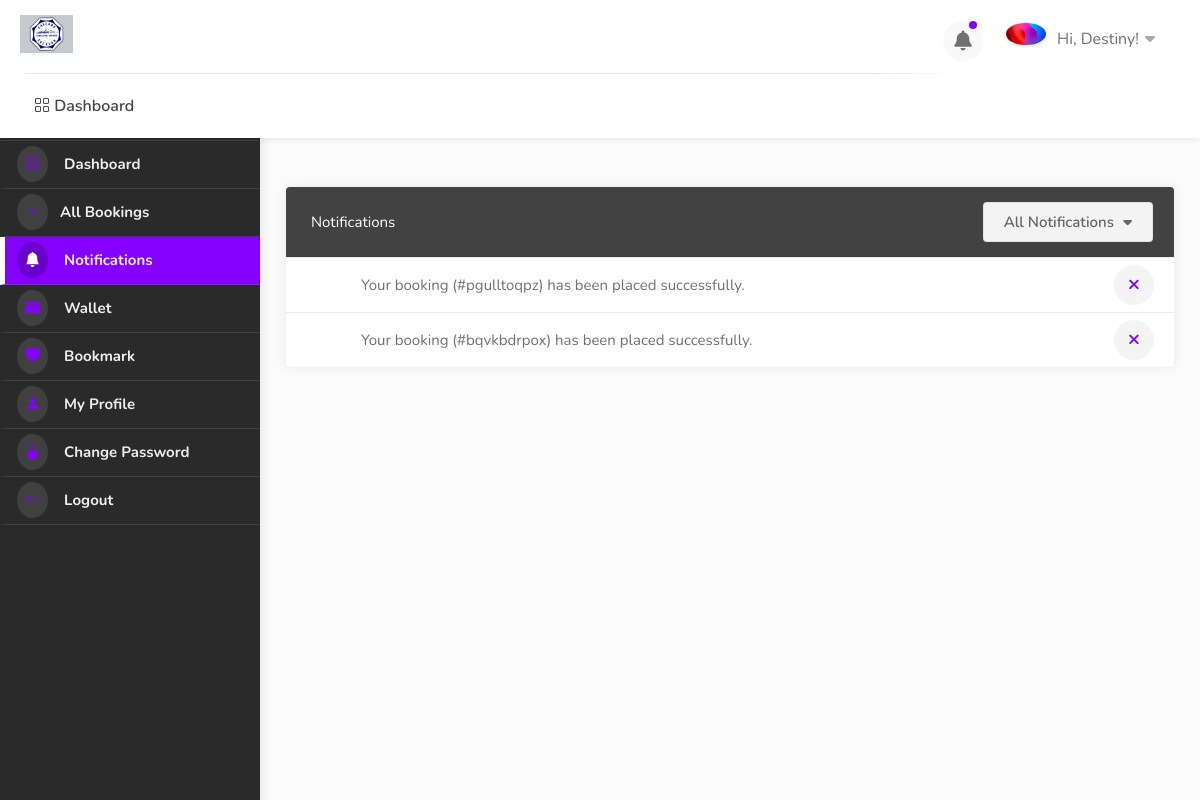
Page /dashboard/notifications/ (signed in) on the committed database.
### userauths/models.py (models this page shows, shortened)
class User(AbstractUser):
    full_name = models.CharField(max_length=1000, null=True, blank=True)
    username = models.CharField(max_length=100, null=True, blank=True)
    email = models.EmailField(unique=True)
    phone = models.CharField(max_length=100, null=True, blank=True)
    gender = models.CharField(max_length=100, choices=GENDER, null=True, blank=True)
    otp = models.CharField(max_length=100, null=True, blank=True)
    USERNAME_FIELD = "email"
    REQUIRED_FIELDS = ['username']

class Profile(models.Model):
    pid = ShortUUIDField(length=7, max_length=25, alphabet="abcdefghijklmnopqrstuvxyz123")
    image = models.ImageField(upload_to=user_directory_path, default="default.jpg", null=True, blank=True)
    user = models.OneToOneField(User, on_delete=models.CASCADE)
    full_name = models.CharField(max_length=1000, null=True, blank=True)
    phone = models.CharField(max_length=100, null=True, blank=True)
    gender = models.CharField(max_length=100, choices=GENDER, null=True, blank=True)
    country = models.CharField(max_length=100, null=True, blank=True)
    city = models.CharField(max_length=100, null=True, blank=True)
    state = models.CharField(max_length=100, null=True, blank=True)
    address = models.CharField(max_length=1000, null=True, blank=True)
    identity_type = models.CharField(choices=IDENTITY_TYPE, default="national_id_card", max_length=100, null=True, blank=True)
    identity_image = models.ImageField(upload_to=user_directory_path, default="id.jpg", null=True, blank=True)
    facebook = models.URLField(default="https://facebook.com/", null=True, blank=True)
    twitter = models.URLField(default="https://twitter.com/", null=True, blank=True)
    wallet = models.DecimalField(decimal_places=2, max_digits=12, default=0.00)
    verified = models.BooleanField(default=False)
    date = models.DateTimeField(auto_now_add=True, null=True, blank=True)
    class Meta:
        ordering = ["-date"]

### hotel/models.py (models this page shows, shortened)
class Notification(models.Model):
    user = models.ForeignKey(User, on_delete=models.CASCADE, blank=True, null=True, related_name="user")
    booking = models.ForeignKey(Booking, on_delete=models.CASCADE, null=True, blank=True)
    type = models.CharField(max_length=100, default="new_order", choices=NOTIFICATION_TYPE)
    seen = models.BooleanField(default=False)
    nid = ShortUUIDField(unique=True, length=10, max_length=20, alphabet="abcdefghijklmnopqrstuvxyz")
    date= models.DateField(auto_now_add=True)
    class Meta:
        ordering = ['-date']

class Booking(models.Model):
    user = models.ForeignKey(User, on_delete=models.SET_NULL, null=True, blank=True)
    payment_status = models.CharField(max_length=100, choices=PAYMENT_STATUS, default="initiated")
    full_name = models.CharField(max_length=1000, null=True, blank=True)
    email = models.EmailField(null=True, blank=True)
    phone = models.CharField(max_length=1000, null=True, blank=True)
    hotel = models.ForeignKey(Hotel, on_delete=models.SET_NULL, null=True)
    room_type = models.ForeignKey(RoomType, on_delete=models.SET_NULL, null=True)
    room = models.ManyToManyField(Room)
    before_discount = models.DecimalField(max_digits=12, decimal_places=2, default=0.00)
    total = models.DecimalField(max_digits=12, decimal_places=2, default=0.00)
    saved = models.DecimalField(max_digits=12, decimal_places=2, default=0.00)
    check_in_date = models.DateField()
    check_out_date = models.DateField()
    total_days = models.PositiveIntegerField(default=0)
    num_adults = models.PositiveIntegerField(default=1)
    num_children = models.PositiveIntegerField(default=0)
    checked_in = models.BooleanField(default=False)
    checked_out = models.BooleanField(default=False)
    is_active = models.BooleanField(default=True)
    checked_in_tracker = models.BooleanField(default=False, help_text="DO NOT CHECK THIS BOX")
    checked_out_tracker = models.BooleanField(default=False, help_text="DO NOT CHECK THIS BOX")
    date = models.DateTimeField(auto_now_add=True, null=True, blank=True)
    coupons = models.ManyToManyField("hotel.Coupon", blank=True)
    stripe_payment_intent = models.CharField(max_length=200,null=True, blank=True)
    success_id = ShortUUIDField(length=300, max_length=505, alphabet="abcdefghijklmnopqrstuvxyz1234567890")
    booking_id = ShortUUIDField(unique=True, length=10, max_length=20, alphabet="abcdefghijklmnopqrstuvxyz")

### user_dashboard/views.py (the view)
# urls.py: path("notifications/", views.notifications, name="notifications"),
@login_required
def notifications(request):
    notifications = Notification.objects.filter(user=request.user, seen=False)
    context = {
        "notifications":notifications,
    }
    return render(request, "user_dashboard/notifications.html", context)

### hotel/context_processor.py (called while the page is built)
def default(request):
    if 'selection_data_obj' in request.session:
        total_selected_items = len(request.session['selection_data_obj'])
    else:
        total_selected_items = 0
    try:
        noti = Notification.objects.filter(user=request.user, seen=False)
    except:
        noti = None
    return {
        "total_selected_items": total_selected_items,
        "noti": noti,
    }

### templates/user_dashboard/notifications.html (shortened to what this page needs)
{% extends 'partials/dashboard_base.html' %}
{% load static %}
{% block content %}
    <div id="dashboard">
        {% include 'partials/dashboard_sidebar.html' %}
        <div class="utf_dashboard_content ">
            <div class="row">
                <div class="col-lg-12 col-md-12">
                    <div class="utf_dashboard_list_box with-icons margin-top-20 noti-div-main">
                        <div class="sort-by my_sort_by">
                            <div class="utf_sort_by_select_item">
                              <select id="noti-status" data-placeholder="All Listing" class="utf_chosen_select_single">
                                <option value="all">All Notifications</option>
                              </select>
                            </div>
                        </div>
                        <h4 class="noti-text">Notifications</h4>
                        <ul class="">
                            {% for n in notifications %}
                                <li class="noti-div-{{n.id}}">
                                    {% if n.type == "Booking Confirmed" %}
                                         Your booking (#{{n.booking.booking_id}}) has been placed successfully. <a href="#" data-index="{{n.id}}"  id=""  class=" noti-{{n.id}} close-list-item mark-noti-as-seen"><i class="fa fa-close"></i></a>
                                    {% endif %}
                                </li>
                                {% empty %}
                                        <li>
                                            <h6>No Notifications Yet</h6>
                                        </li>
                            {% endfor %}
                        </ul>
                    </div>
                </div>
            </div>
        </div>
    </div>
{% endblock content %}

### templates/partials/dashboard_base.html (shortened to what this page needs)
{% load static %}
<!DOCTYPE html>
<html lang="zxx">
<head>
    <link rel="stylesheet" href="{% static 'css/stylesheet.css' %}">
    <link rel="stylesheet" href="{% static 'css/mmenu.css' %}">
    <link rel="stylesheet" href="{% static 'css/perfect-scrollbar.css' %}">
    <link rel="stylesheet" href="{% static 'css/style.css' %}" id="colors">
    <link rel="stylesheet" href="https://cdn.jsdelivr.net/npm/bootstrap-icons@1.10.5/font/bootstrap-icons.css">
    <link rel="stylesheet" href="https://cdnjs.cloudflare.com/ajax/libs/font-awesome/4.7.0/css/font-awesome.css" />
    <link rel="stylesheet" href="https://cdnjs.cloudflare.com/ajax/libs/font-awesome/6.0.0/css/all.min.css" />
    <link rel="stylesheet" href="https://cdn.jsdelivr.net/npm/@mdi/font@7.2.96/css/materialdesignicons.min.css">
    <link href='https://unpkg.com/boxicons@2.1.4/css/boxicons.min.css' rel='stylesheet'>
    <link rel="stylesheet" href="https://cdn.jsdelivr.net/npm/remixicon-ligatures@2.5.0/fonts/remixicon.min.css">
    <link href="https://cdn.jsdelivr.net/npm/remixicon@2.2.0/fonts/remixicon.css" rel="stylesheet">
</head>
<body>
    <div id="main_wrapper">
        <header id="header_part" class="fixed fullwidth_block dashboard">
            <div id="header" class="not-sticky">
                <div class="container">
                    <div class="utf_left_side">
                        <div id="logo"> <a href="{% url 'dashboard:dashboard' %}"><img src="{% static 'images/logo3.jpg' %}" alt=""></a> </div>
                        <nav id="navigation" class="style_one">
                            <ul id="responsive">
                                <li><a href="{% url 'dashboard:dashboard' %}"> <i class="bi bi-grid"></i> Dashboard</a></li>
                            </ul>
                        </nav>
                        <div class="clearfix"></div>
                    </div>
                    <div class="utf_right_side">
                        <div class="header_widget">
                            <div class="dashboard_header_button_item {% if noti %} has-noti {% endif %} js-item-menu">
                                <i class="fas fa-bell"></i>
                            </div>
                            <div class="utf_user_menu">
                                <div class="utf_user_name"><span><img src="{{request.user.profile.image.url}}" alt=""></span>Hi, {{request.user.username|title}}!</div>
                            </div>
                        </div>
                    </div>
                </div>
            </div>
        </header>
        {% block content %}
        {% endblock content %}
    </div>
</body>
</html>

### static/css/mmenu.css (style rules this page uses)
:root { --mm-line-height: 20px; --mm-listitem-size: 44px; --mm-navbar-size: 44px; --mm-offset-top: 0; --mm-offset-right: 0; --mm-offset-bottom: 0; --mm-offset-left: 0; --mm-color-border: rgba(0, 0, 0, 0.1); --mm-color-button: rgba(0, 0, 0, 0.3); --mm-color-text: rgba(0, 0, 0, 0.75); --mm-color-text-dimmed: rgba(0, 0, 0, 0.3); --mm-color-background: #f3f3f3; --mm-color-background-highlight: rgba(0, 0, 0, 0.05); --mm-color-background-emphasis: rgba(255, 255, 255, 0.4); --mm-shadow: 0 0 10px rgba(0, 0, 0, 0.3) }

### static/css/style.css (style rules this page uses)
body { color: #707070; font-size: 15px; line-height: 28px; background-color: #fff; }
body, h1, h2, h3, h4, h5, h6, input[type="text"], input[type="password"], input[type="email"], textarea, select, input[type="button"], input[type="submit"], button, #tiptip_content, .map-box p, .map-box div, .numerical-rating .utf_counter_star_rating, body .nav_responsive i.menu-trigger:after { font-family: 'Nunito', sans-serif; text-transform: none; }
h1, h2, h3, h4, h5, h6 { color: #323232; }
* { margin: 0px; padding: 0px; box-sizing: border-box; }
ul, li { margin: 0px; list-style-type: none; }

### rows in the picture
User: user.profile.image (picture), user.username "Destiny"
Notification: booking.booking_id "pgulltoqpz"
Notification: booking.booking_id "bqvkbdrpox"
